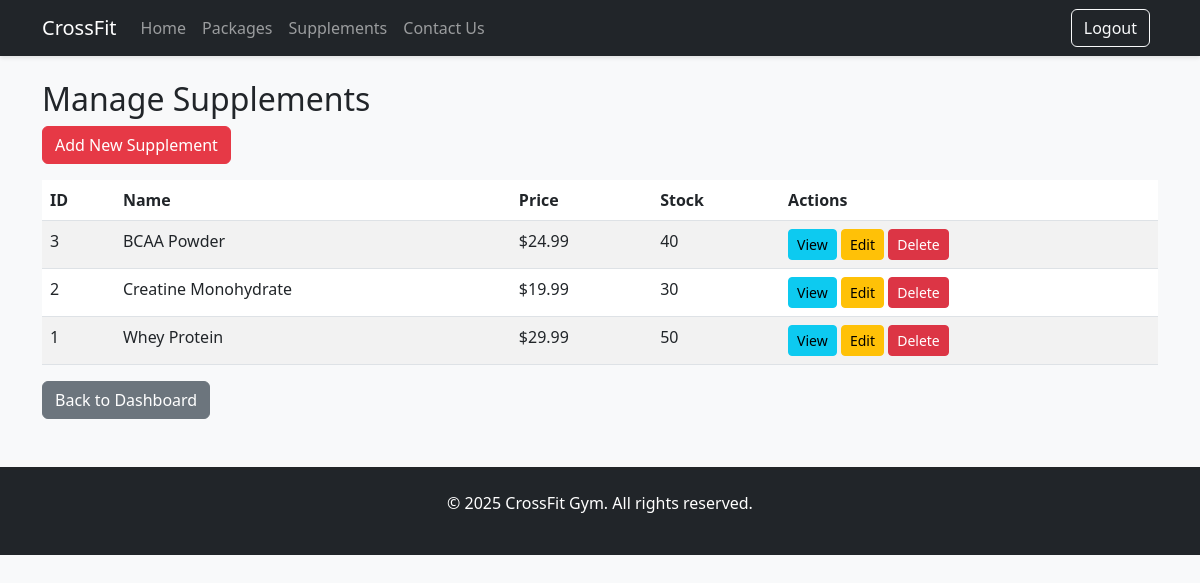
Screenshot of /admin/supplements.php (signed in) with the database file from the repository.
### tables this page shows
CREATE TABLE supplements (
    supplement_id INT AUTO_INCREMENT PRIMARY KEY,
    name VARCHAR(100) NOT NULL,
    description TEXT,
    price DECIMAL(10,2) NOT NULL,
    stock INT NOT NULL DEFAULT 0,
    image VARCHAR(255)
);

### admin/supplements.php (the view, shortened to what this page needs)
<?php
require_once '../../includes/auth.php';
require_once '../../includes/header.php';
$supplements = $conn->query("SELECT * FROM supplements ORDER BY name")->fetchAll();
?>
<h2>Manage Supplements</h2>
<a href="add_supplement.php" class="btn btn-primary mb-3">Add New Supplement</a>
<div class="table-responsive">
    <table class="table table-striped">
        <thead>
            <tr>
                <th>ID</th>
                <th>Name</th>
                <th>Price</th>
                <th>Stock</th>
                <th>Actions</th>
            </tr>
        </thead>
        <tbody>
            <?php foreach($supplements as $supplement): ?>
            <tr>
                <td><?= $supplement['supplement_id'] ?></td>
                <td><?= $supplement['name'] ?></td>
                <td>$<?= number_format($supplement['price'], 2) ?></td>
                <td><?= $supplement['stock'] ?></td>
                <td>
                    <a href="view_supplement.php?id=<?= $supplement['supplement_id'] ?>" class="btn btn-sm btn-info">View</a>
                    <a href="edit_supplement.php?id=<?= $supplement['supplement_id'] ?>" class="btn btn-sm btn-warning">Edit</a>
                    <form action="delete_supplement.php" method="POST" style="display:inline;">
                        <button type="submit" class="btn btn-sm btn-danger" onclick="return confirm('Are you sure?')">Delete</button>
                    </form>
                </td>
            </tr>
            <?php endforeach; ?>
        </tbody>
    </table>
</div>
<a href="dashboard.php" class="btn btn-secondary">Back to Dashboard</a>
<?php
require_once '../../includes/footer.php';
?>

### assets/css/style.css (style rules this page uses)
body { font-family: 'Segoe UI', Tahoma, Geneva, Verdana, sans-serif; background-color: #f8f9fa; }
.table-responsive { overflow-x: auto; }
.btn-primary { background-color: #e63946; border-color: #e63946; }
.btn-primary { transition: all 0.3s ease; }

### rows the page displays
supplements: supplement_id "3", name "BCAA Powder", price "24.99", stock "40"
supplements: supplement_id "2", name "Creatine Monohydrate", price "19.99", stock "30"
supplements: supplement_id "1", name "Whey Protein", price "29.99", stock "50"
